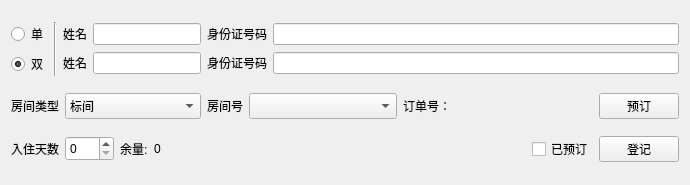
<?xml version="1.0" encoding="UTF-8"?>
<ui version="4.0">
 <class>CheckInForm</class>
 <widget class="QWidget" name="CheckInForm">
  <property name="geometry">
   <rect>
    <x>0</x>
    <y>0</y>
    <width>690</width>
    <height>185</height>
   </rect>
  </property>
  <property name="windowTitle">
   <string>CheckInForm</string>
  </property>
  <layout class="QVBoxLayout" name="verticalLayout_2">
   <item>
    <layout class="QHBoxLayout" name="horizontalLayout_5">
     <item>
      <layout class="QVBoxLayout" name="verticalLayout_3">
       <item>
        <widget class="QRadioButton" name="singleClientBtn">
         <property name="sizePolicy">
          <sizepolicy hsizetype="Fixed" vsizetype="Fixed">
           <horstretch>0</horstretch>
           <verstretch>0</verstretch>
          </sizepolicy>
         </property>
         <property name="text">
          <string>单</string>
         </property>
         <property name="checked">
          <bool>false</bool>
         </property>
        </widget>
       </item>
       <item>
        <widget class="QRadioButton" name="doubleClientBtn">
         <property name="sizePolicy">
          <sizepolicy hsizetype="Fixed" vsizetype="Fixed">
           <horstretch>0</horstretch>
           <verstretch>0</verstretch>
          </sizepolicy>
         </property>
         <property name="text">
          <string>双</string>
         </property>
         <property name="checked">
          <bool>true</bool>
         </property>
        </widget>
       </item>
      </layout>
     </item>
     <item>
      <widget class="Line" name="line_3">
       <property name="orientation">
        <enum>Qt::Vertical</enum>
       </property>
      </widget>
     </item>
     <item>
      <layout class="QVBoxLayout" name="verticalLayout" stretch="0,0">
       <item>
        <layout class="QHBoxLayout" name="horizontalLayout_2">
         <item>
          <widget class="QLabel" name="label">
           <property name="text">
            <string>姓名</string>
           </property>
          </widget>
         </item>
         <item>
          <widget class="QLineEdit" name="nameA">
           <property name="sizePolicy">
            <sizepolicy hsizetype="Maximum" vsizetype="Fixed">
             <horstretch>1</horstretch>
             <verstretch>0</verstretch>
            </sizepolicy>
           </property>
          </widget>
         </item>
         <item>
          <widget class="QLabel" name="label_2">
           <property name="text">
            <string>身份证号码</string>
           </property>
          </widget>
         </item>
         <item>
          <widget class="QLineEdit" name="IDA">
           <property name="sizePolicy">
            <sizepolicy hsizetype="Expanding" vsizetype="Fixed">
             <horstretch>2</horstretch>
             <verstretch>0</verstretch>
            </sizepolicy>
           </property>
           <property name="inputMethodHints">
            <set>Qt::ImhDigitsOnly|Qt::ImhFormattedNumbersOnly</set>
           </property>
          </widget>
         </item>
        </layout>
       </item>
       <item>
        <layout class="QHBoxLayout" name="horizontalLayout">
         <item>
          <widget class="QLabel" name="label_5">
           <property name="text">
            <string>姓名</string>
           </property>
          </widget>
         </item>
         <item>
          <widget class="QLineEdit" name="nameB">
           <property name="sizePolicy">
            <sizepolicy hsizetype="Maximum" vsizetype="Fixed">
             <horstretch>1</horstretch>
             <verstretch>0</verstretch>
            </sizepolicy>
           </property>
          </widget>
         </item>
         <item>
          <widget class="QLabel" name="label_6">
           <property name="text">
            <string>身份证号码</string>
           </property>
          </widget>
         </item>
         <item>
          <widget class="QLineEdit" name="IDB">
           <property name="sizePolicy">
            <sizepolicy hsizetype="Expanding" vsizetype="Fixed">
             <horstretch>2</horstretch>
             <verstretch>0</verstretch>
            </sizepolicy>
           </property>
           <property name="inputMethodHints">
            <set>Qt::ImhDigitsOnly|Qt::ImhFormattedNumbersOnly</set>
           </property>
          </widget>
         </item>
        </layout>
       </item>
      </layout>
     </item>
    </layout>
   </item>
   <item>
    <layout class="QHBoxLayout" name="horizontalLayout_9">
     <item>
      <layout class="QHBoxLayout" name="horizontalLayout_3">
       <item>
        <widget class="QLabel" name="label_4">
         <property name="sizePolicy">
          <sizepolicy hsizetype="Fixed" vsizetype="Preferred">
           <horstretch>4</horstretch>
           <verstretch>0</verstretch>
          </sizepolicy>
         </property>
         <property name="text">
          <string>房间类型</string>
         </property>
        </widget>
       </item>
       <item>
        <widget class="QComboBox" name="roomTypeBox">
         <property name="sizePolicy">
          <sizepolicy hsizetype="Preferred" vsizetype="Preferred">
           <horstretch>4</horstretch>
           <verstretch>0</verstretch>
          </sizepolicy>
         </property>
         <item>
          <property name="text">
           <string>标间</string>
          </property>
         </item>
         <item>
          <property name="text">
           <string>单间</string>
          </property>
         </item>
         <item>
          <property name="text">
           <string>套房</string>
          </property>
         </item>
        </widget>
       </item>
      </layout>
     </item>
     <item>
      <layout class="QHBoxLayout" name="horizontalLayout_4">
       <item>
        <widget class="QLabel" name="label_7">
         <property name="sizePolicy">
          <sizepolicy hsizetype="Fixed" vsizetype="Fixed">
           <horstretch>4</horstretch>
           <verstretch>0</verstretch>
          </sizepolicy>
         </property>
         <property name="text">
          <string>房间号</string>
         </property>
        </widget>
       </item>
       <item>
        <widget class="QComboBox" name="roomIDBox">
         <property name="sizePolicy">
          <sizepolicy hsizetype="Preferred" vsizetype="Preferred">
           <horstretch>4</horstretch>
           <verstretch>0</verstretch>
          </sizepolicy>
         </property>
        </widget>
       </item>
      </layout>
     </item>
     <item>
      <layout class="QHBoxLayout" name="horizontalLayout_6">
       <item>
        <widget class="QLabel" name="ddhLabel">
         <property name="text">
          <string>订单号：</string>
         </property>
        </widget>
       </item>
       <item>
        <widget class="QLabel" name="billIDLabel">
         <property name="text">
          <string> </string>
         </property>
        </widget>
       </item>
      </layout>
     </item>
     <item>
      <widget class="QPushButton" name="bookBtn">
       <property name="sizePolicy">
        <sizepolicy hsizetype="Fixed" vsizetype="Fixed">
         <horstretch>0</horstretch>
         <verstretch>0</verstretch>
        </sizepolicy>
       </property>
       <property name="text">
        <string>预订</string>
       </property>
      </widget>
     </item>
    </layout>
   </item>
   <item>
    <layout class="QHBoxLayout" name="horizontalLayout_7">
     <item>
      <widget class="QLabel" name="label_3">
       <property name="sizePolicy">
        <sizepolicy hsizetype="Fixed" vsizetype="Preferred">
         <horstretch>0</horstretch>
         <verstretch>0</verstretch>
        </sizepolicy>
       </property>
       <property name="text">
        <string>入住天数</string>
       </property>
      </widget>
     </item>
     <item>
      <widget class="QSpinBox" name="stayDaysBox">
       <property name="sizePolicy">
        <sizepolicy hsizetype="Maximum" vsizetype="Fixed">
         <horstretch>1</horstretch>
         <verstretch>0</verstretch>
        </sizepolicy>
       </property>
       <property name="minimumSize">
        <size>
         <width>49</width>
         <height>25</height>
        </size>
       </property>
       <property name="autoFillBackground">
        <bool>false</bool>
       </property>
      </widget>
     </item>
     <item>
      <layout class="QHBoxLayout" name="horizontalLayout_8">
       <item>
        <widget class="QLabel" name="label_11">
         <property name="sizePolicy">
          <sizepolicy hsizetype="Fixed" vsizetype="Preferred">
           <horstretch>2</horstretch>
           <verstretch>0</verstretch>
          </sizepolicy>
         </property>
         <property name="text">
          <string>余量:</string>
         </property>
        </widget>
       </item>
       <item>
        <widget class="QLabel" name="leftRoomLabel">
         <property name="sizePolicy">
          <sizepolicy hsizetype="Fixed" vsizetype="Preferred">
           <horstretch>2</horstretch>
           <verstretch>0</verstretch>
          </sizepolicy>
         </property>
         <property name="text">
          <string>0</string>
         </property>
        </widget>
       </item>
       <item>
        <widget class="QLabel" name="noteLabel">
         <property name="text">
          <string/>
         </property>
        </widget>
       </item>
       <item>
        <spacer name="horizontalSpacer">
         <property name="orientation">
          <enum>Qt::Horizontal</enum>
         </property>
         <property name="sizeHint" stdset="0">
          <size>
           <width>40</width>
           <height>20</height>
          </size>
         </property>
        </spacer>
       </item>
      </layout>
     </item>
     <item>
      <widget class="QCheckBox" name="checkBookBox">
       <property name="sizePolicy">
        <sizepolicy hsizetype="Fixed" vsizetype="Fixed">
         <horstretch>0</horstretch>
         <verstretch>0</verstretch>
        </sizepolicy>
       </property>
       <property name="text">
        <string>已预订</string>
       </property>
      </widget>
     </item>
     <item>
      <widget class="QPushButton" name="checkInBtn">
       <property name="sizePolicy">
        <sizepolicy hsizetype="Fixed" vsizetype="Fixed">
         <horstretch>0</horstretch>
         <verstretch>0</verstretch>
        </sizepolicy>
       </property>
       <property name="text">
        <string>登记</string>
       </property>
      </widget>
     </item>
    </layout>
   </item>
  </layout>
 </widget>
 <layoutdefault spacing="6" margin="11"/>
 <resources/>
 <connections/>
</ui>
